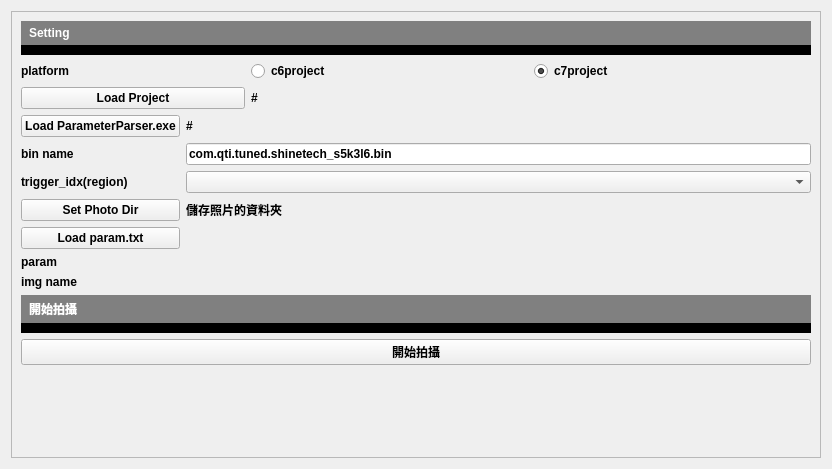
<?xml version="1.0" encoding="UTF-8"?>
<ui version="4.0">
 <class>Form</class>
 <widget class="QWidget" name="Form">
  <property name="geometry">
   <rect>
    <x>0</x>
    <y>0</y>
    <width>832</width>
    <height>469</height>
   </rect>
  </property>
  <property name="windowTitle">
   <string>Form</string>
  </property>
  <property name="styleSheet">
   <string notr="true">font-family:微軟正黑體;
font-weight: bold;</string>
  </property>
  <layout class="QVBoxLayout" name="verticalLayout_2">
   <item>
    <widget class="QScrollArea" name="scrollArea">
     <property name="widgetResizable">
      <bool>true</bool>
     </property>
     <widget class="QWidget" name="scrollAreaWidgetContents">
      <property name="geometry">
       <rect>
        <x>0</x>
        <y>0</y>
        <width>787</width>
        <height>447</height>
       </rect>
      </property>
      <layout class="QVBoxLayout" name="verticalLayout">
       <item>
        <layout class="QVBoxLayout" name="setting_layout">
         <item>
          <widget class="QLabel" name="label_7">
           <property name="sizePolicy">
            <sizepolicy hsizetype="Minimum" vsizetype="Maximum">
             <horstretch>0</horstretch>
             <verstretch>0</verstretch>
            </sizepolicy>
           </property>
           <property name="styleSheet">
            <string notr="true">background-color: rgb(128, 128, 128);
color: white;
padding: 5px;
border-bottom: 10px solid black;</string>
           </property>
           <property name="text">
            <string>Setting</string>
           </property>
          </widget>
         </item>
         <item>
          <layout class="QGridLayout" name="platform_grid" columnstretch="2,5">
           <item row="0" column="1">
            <layout class="QHBoxLayout" name="horizontalLayout">
             <item>
              <widget class="QRadioButton" name="radioButton_2">
               <property name="text">
                <string>c6project</string>
               </property>
              </widget>
             </item>
             <item>
              <widget class="QRadioButton" name="radioButton">
               <property name="text">
                <string>c7project</string>
               </property>
               <property name="checked">
                <bool>true</bool>
               </property>
              </widget>
             </item>
            </layout>
           </item>
           <item row="0" column="0">
            <widget class="QLabel" name="label">
             <property name="text">
              <string>platform</string>
             </property>
            </widget>
           </item>
          </layout>
         </item>
         <item>
          <layout class="QGridLayout" name="project_layout" columnstretch="2,5">
           <item row="0" column="0">
            <widget class="QPushButton" name="load_project_btn">
             <property name="sizePolicy">
              <sizepolicy hsizetype="Minimum" vsizetype="Fixed">
               <horstretch>0</horstretch>
               <verstretch>0</verstretch>
              </sizepolicy>
             </property>
             <property name="text">
              <string>Load Project</string>
             </property>
            </widget>
           </item>
           <item row="0" column="1">
            <widget class="QLabel" name="project_path">
             <property name="text">
              <string>#</string>
             </property>
            </widget>
           </item>
          </layout>
         </item>
         <item>
          <layout class="QGridLayout" name="trigger_grid">
           <item row="5" column="0">
            <widget class="QLabel" name="label_5">
             <property name="text">
              <string>param</string>
             </property>
            </widget>
           </item>
           <item row="1" column="0">
            <widget class="QLabel" name="label_4">
             <property name="text">
              <string>bin name</string>
             </property>
            </widget>
           </item>
           <item row="1" column="1">
            <widget class="QLineEdit" name="bin_name_edit">
             <property name="text">
              <string>com.qti.tuned.shinetech_s5k3l6.bin</string>
             </property>
            </widget>
           </item>
           <item row="2" column="1">
            <widget class="QComboBox" name="trigger_comboBox">
             <property name="sizePolicy">
              <sizepolicy hsizetype="Preferred" vsizetype="Fixed">
               <horstretch>0</horstretch>
               <verstretch>0</verstretch>
              </sizepolicy>
             </property>
            </widget>
           </item>
           <item row="3" column="0">
            <widget class="QPushButton" name="set_saved_dir_btn">
             <property name="text">
              <string>Set Photo Dir</string>
             </property>
            </widget>
           </item>
           <item row="3" column="1">
            <widget class="QLabel" name="saved_dir">
             <property name="text">
              <string>儲存照片的資料夾</string>
             </property>
            </widget>
           </item>
           <item row="2" column="0">
            <widget class="QLabel" name="label_3">
             <property name="text">
              <string>trigger_idx(region)</string>
             </property>
            </widget>
           </item>
           <item row="4" column="0">
            <widget class="QPushButton" name="load_txt_btn">
             <property name="text">
              <string>Load param.txt</string>
             </property>
            </widget>
           </item>
           <item row="0" column="1">
            <widget class="QLabel" name="exe_path">
             <property name="text">
              <string>#</string>
             </property>
            </widget>
           </item>
           <item row="4" column="1">
            <widget class="QLabel" name="txt_path_label">
             <property name="text">
              <string/>
             </property>
            </widget>
           </item>
           <item row="0" column="0">
            <widget class="QPushButton" name="load_exe_btn">
             <property name="text">
              <string>Load ParameterParser.exe</string>
             </property>
            </widget>
           </item>
           <item row="5" column="1">
            <widget class="QLabel" name="param_label">
             <property name="text">
              <string/>
             </property>
            </widget>
           </item>
           <item row="6" column="0">
            <widget class="QLabel" name="label_8">
             <property name="text">
              <string>img name</string>
             </property>
            </widget>
           </item>
           <item row="6" column="1">
            <widget class="QLabel" name="img_path_label">
             <property name="text">
              <string/>
             </property>
            </widget>
           </item>
          </layout>
         </item>
        </layout>
       </item>
       <item>
        <layout class="QVBoxLayout" name="capture_layout">
         <item>
          <widget class="QLabel" name="label_2">
           <property name="styleSheet">
            <string notr="true">background-color: rgb(128, 128, 128);
color: white;
padding: 5px;
border-bottom: 10px solid black;</string>
           </property>
           <property name="text">
            <string>開始拍攝</string>
           </property>
          </widget>
         </item>
         <item>
          <widget class="QPushButton" name="start_capture_btn">
           <property name="text">
            <string>開始拍攝</string>
           </property>
          </widget>
         </item>
        </layout>
       </item>
       <item>
        <spacer name="verticalSpacer">
         <property name="orientation">
          <enum>Qt::Vertical</enum>
         </property>
         <property name="sizeHint" stdset="0">
          <size>
           <width>20</width>
           <height>40</height>
          </size>
         </property>
        </spacer>
       </item>
      </layout>
     </widget>
    </widget>
   </item>
  </layout>
 </widget>
 <resources/>
 <connections/>
</ui>
